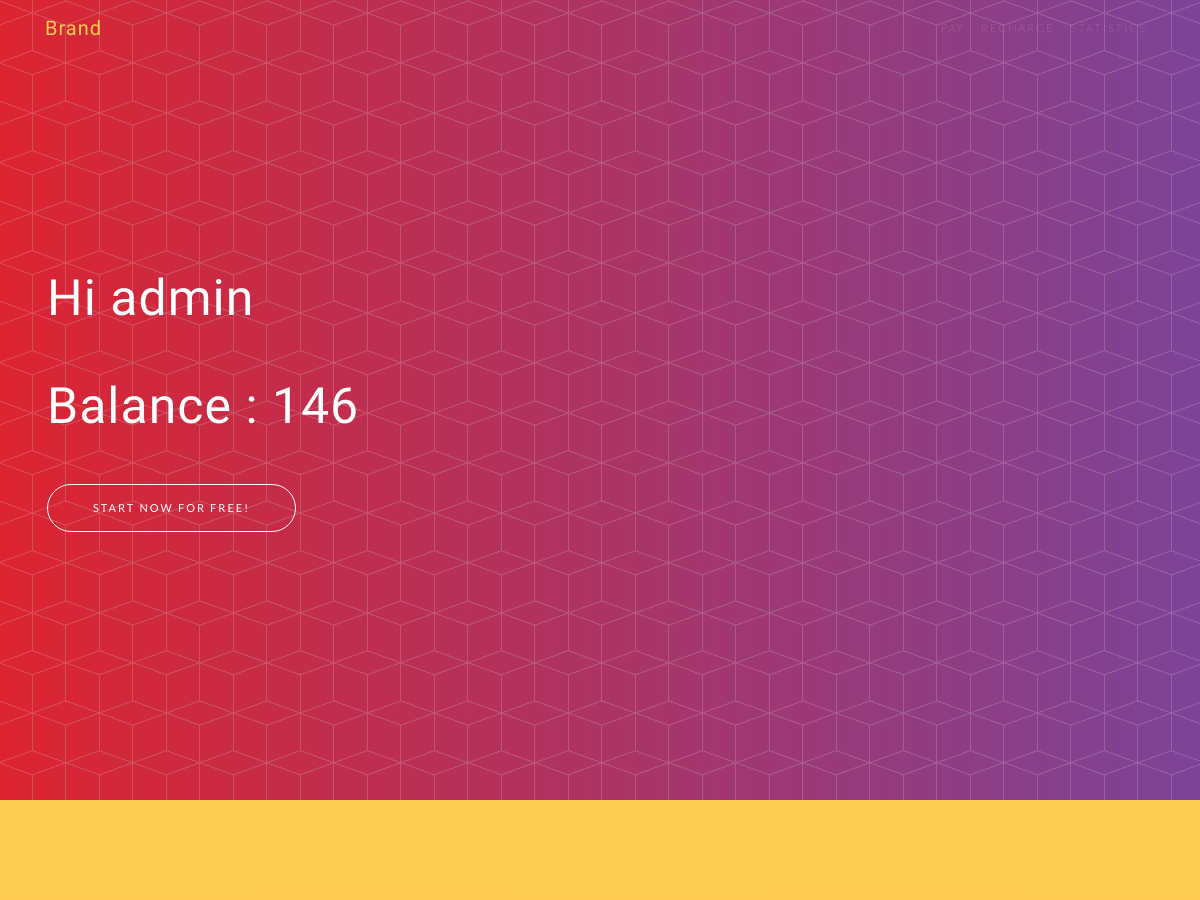
Page /index-1.php (signed in, upper part) on the earlier database version.
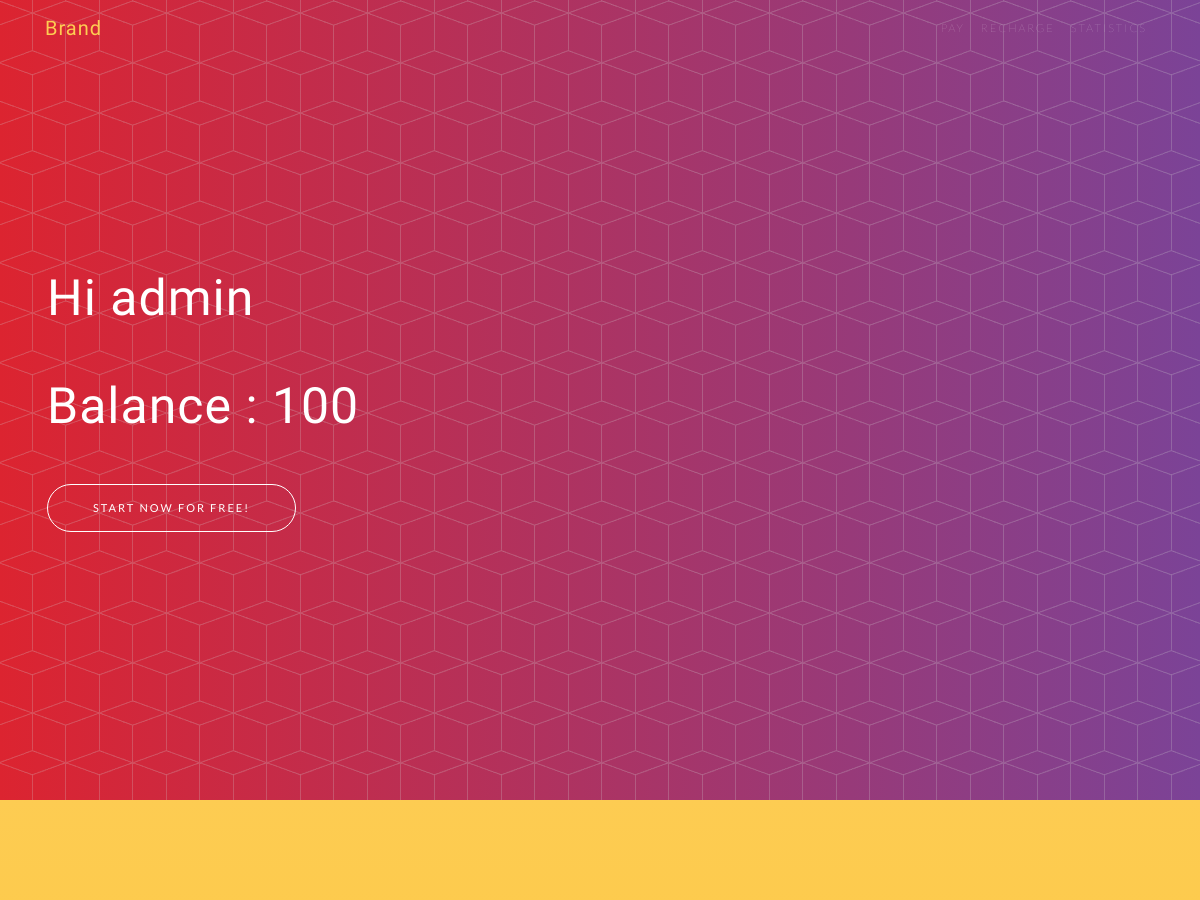
Same page on the later database version.
### tables this page shows
CREATE TABLE `user` (
  `mobilenumber` bigint(20) NOT NULL,
  `name` varchar(20) DEFAULT NULL,
  `password` bigint(20) DEFAULT NULL,
  `balance` int(11) DEFAULT NULL,
  `loyaltypoints` int(11) DEFAULT NULL
);

### index-1.php (the view, shortened to what this page needs)
<?php
include 'dbms_server_conn.php';
$m_no=$_SESSION['user'];
$sql=" SELECT * FROM hashcash.user where mobilenumber='$m_no'";
$result = mysqli_query($con,$sql);
	if(!$result)
	{
	}
	else
	{
		$row=mysqli_fetch_array($result, MYSQLI_ASSOC);
		$name=$row['name'];
        $bal=$row['balance'];
	}
?>
<!DOCTYPE html>
<html>
<head>
    <link rel="stylesheet" href="assets/bootstrap/css/bootstrap.min.css">
    <link rel="stylesheet" href="assets/fonts/font-awesome.min.css">
    <link rel="stylesheet" href="assets/fonts/ionicons.min.css">
    <link rel="stylesheet" href="assets/css/Bootstrap-Payment-Form.css">
    <link rel="stylesheet" href="https://cdnjs.cloudflare.com/ajax/libs/animate.css/3.5.2/animate.min.css">
    <link rel="stylesheet" href="assets/css/Login-Form-Dark.css">
    <link rel="stylesheet" href="assets/css/Table-With-Search-1.css">
    <link rel="stylesheet" href="assets/css/Table-With-Search.css">
</head>
<body id="page-top">
    <nav class="navbar navbar-light navbar-expand-lg fixed-top" id="mainNav">
        <div class="container"><a class="navbar-brand js-scroll-trigger" href="#page-top">Brand</a>
            <div
                class="collapse navbar-collapse" id="navbarResponsive">
                <ul class="nav navbar-nav ml-auto">
                    <li class="nav-item" role="presentation"><a class="nav-link js-scroll-trigger" href="#download">PAY</a></li>
                    <li class="nav-item" role="presentation"><a class="nav-link js-scroll-trigger" href="#features">RECHARGE</a></li>
                    <li class="nav-item" role="presentation"><a class="nav-link js-scroll-trigger" href="#contact">STATISTICS</a></li>
                </ul>
        </div>
        </div>
    </nav>
    <header class="masthead" style="background:url('assets/img/bg-pattern.png'), linear-gradient(to left, #7b4397, #dc2430);height:100%;">
        <div class="container h-100" style="width: 1136px;">
            <div class="row h-100" style="width: 600px;">
                <div class="col-lg-7 my-auto">
                    <div class="mx-auto header-content">
                        <h1 class="mb-5">Hi <?php echo $name; ?></h1>
                        <h1 class="mb-5">Balance : <?php echo $bal; ?></h1><a class="btn btn-outline-warning btn-xl js-scroll-trigger" role="button" href="#download">Start Now for Free!</a></div>
                </div>
            </div>
            <div class="table-responsive">
                <table class="table">
                    <thead>
                        <tr>
                            <th>Column 1</th>
                            <th>Column 2</th>
                        </tr>
                    </thead>
                    <tbody>
                        <tr>
                            <td>Cell 1</td>
                            <td>Cell 2</td>
                        </tr>
                    </tbody>
                </table>
            </div>
        </div>
    </header>
    <section id="download" class="download text-center bg-primary">
    </section>
</body>
</html>

Differences in the rows shown:
changed user "admin": balance "146" → "100"
